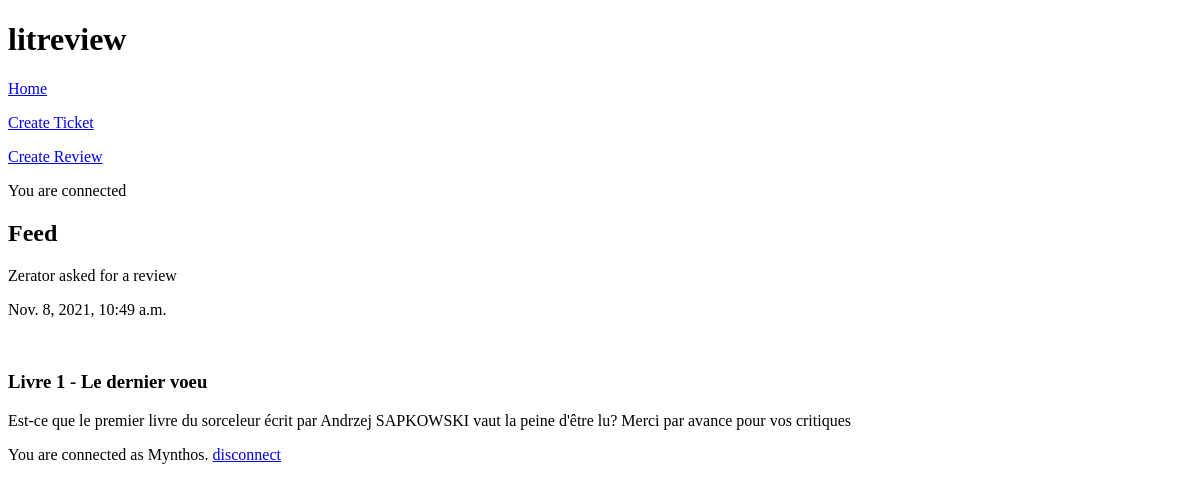
The app's page /home/ (signed in), older data.
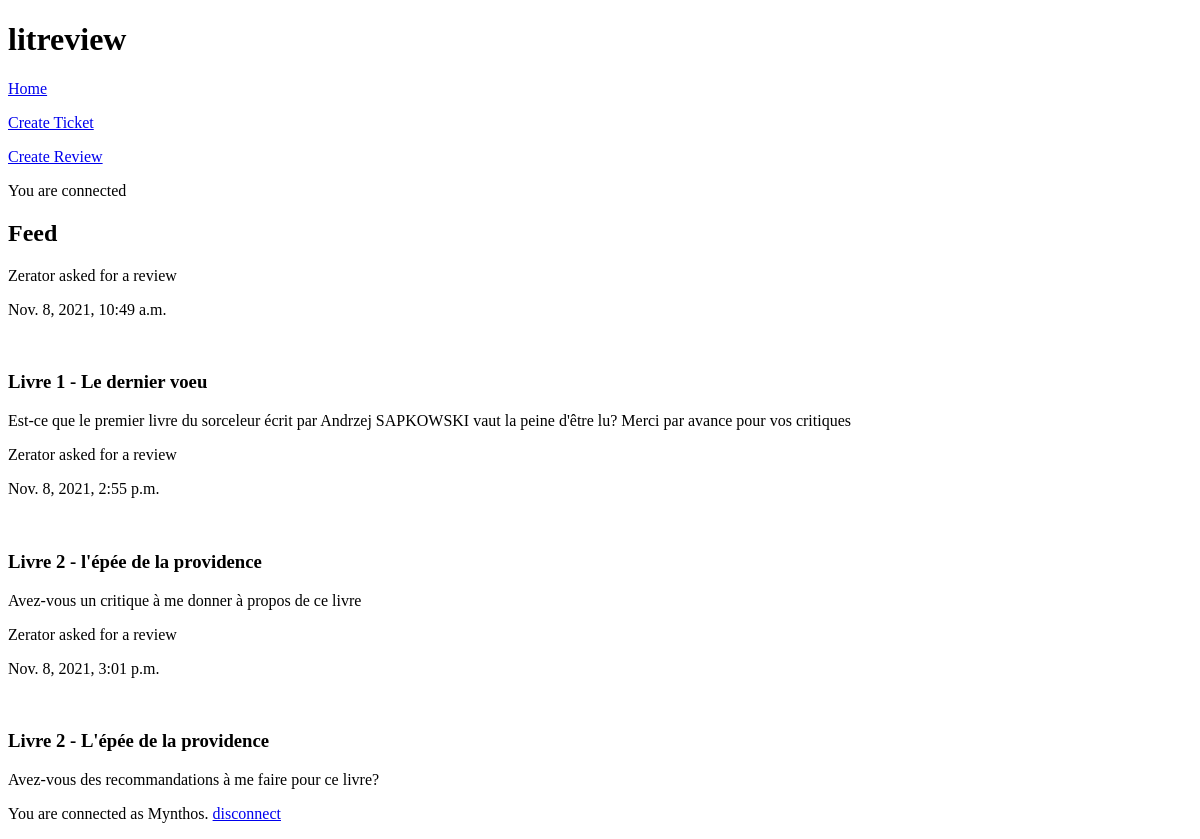
The same page, newer data.
### app/models.py (models this page shows)
class Ticket(models.Model):
    title = models.CharField(max_length=128)
    description = models.TextField(max_length=2048, blank=True)
    user = models.ForeignKey(to=settings.AUTH_USER_MODEL,
                             on_delete=models.CASCADE)
    image = models.ImageField(null=True, blank=True)
    time_created = models.DateTimeField(auto_now_add=True)

### authentication/models.py (models this page shows)
class User(AbstractUser):
    profile_photo = models.ImageField()

### app/views.py (the view)
# urls.py: 2. Add a URL to urlpatterns:  path('', views.home, name='home')
@login_required
def home(request):
    tickets = models.Ticket.objects.all()
    reviews = models.Review.objects.all()
    return render(request, 'app/home.html', context={'tickets': tickets,
                                                     'reviews': reviews})

### app/templates/app/home.html (shortened to what this page needs)
{% extends 'base.html' %}
{% block content %}
    <p><a href="{% url 'home' %}">Home</a></p>
    <p><a href="{% url 'create_ticket' %}">Create Ticket</a></p>
    <p><a href="{% url 'create_review' %}">Create Review</a></p>
    <p>You are connected</p>
    <h2>Feed</h2>
    <div class="grid-container">
        {% for ticket in tickets %}
        <p>{{ ticket.user }} asked for a review</p>
        <p>{{ ticket.time_created }}</p>
        <h3>{{ ticket.title }}</h3>
        <p>{{ ticket.description }}</p>
    {% endfor %}
    </div>
{% endblock content %}

### templates/base.html (shortened to what this page needs)
<!DOCTYPE html>
<html lang="en">
<head>
</head>
<body>
    <h1>litreview</h1>
    {% block content %}{% endblock content%}
    {% if user.is_authenticated %}
        <p>You are connected as {{ request.user }}.
            <a href="{% url 'logout' %}">disconnect</a>
        </p>
    {% endif %}
</body>
</html>

Row changes from the older to the newer data that the page shows:
added Ticket: user "Zerator", time_created "Nov. 8, 2021, 2:55 p.m.", title "Livre 2 - l'épée de la providence", description "Avez-vous un critique à me donner à propos de ce livre"
added Ticket: user "Zerator", time_created "Nov. 8, 2021, 3:01 p.m.", title "Livre 2 - L'épée de la providence", description "Avez-vous des recommandations à me faire pour ce livre?"
